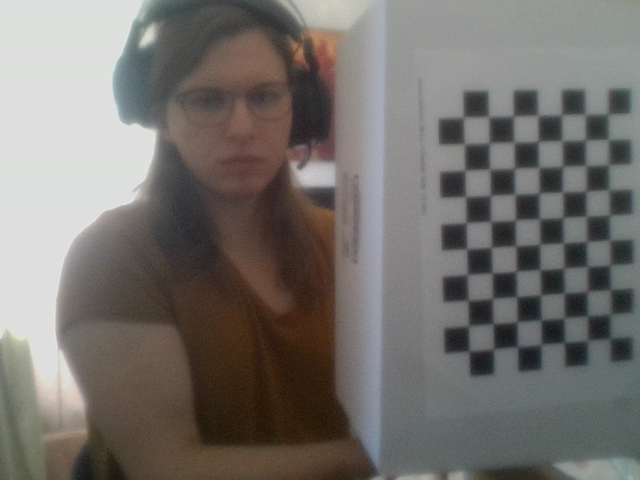
#> input picture oskars_wacky_testbed/web_cam_tests/images/image0.png, 640 x 480 px, found by its file name; its folder holds only this picture in this run
$ python camera_calibration.py
#> lines starting #> are read from the running program, lines starting #| are printed output that depends on the picture
import cv2 as cv
import os
import numpy as np

# Checker board size
CHESS_BOARD_DIM = (7, 10)

# The size of Square in the checker board.
SQUARE_SIZE = 15  # millimeters

# termination criteria
criteria = (cv.TERM_CRITERIA_EPS + cv.TERM_CRITERIA_MAX_ITER, 30, 0.001)


calib_data_path = "./calib_data_1"
CHECK_DIR = os.path.isdir(calib_data_path)


if not CHECK_DIR:
    os.makedirs(calib_data_path)
    print(f'"{calib_data_path}" Directory is created')

else:
    print(f'"{calib_data_path}" Directory already Exists.')

# prepare object points, like (0,0,0), (1,0,0), (2,0,0) ....,(6,5,0)
obj_3D = np.zeros((CHESS_BOARD_DIM[0] * CHESS_BOARD_DIM[1], 3), np.float32)

obj_3D[:, :2] = np.mgrid[0 : CHESS_BOARD_DIM[0], 0 : CHESS_BOARD_DIM[1]].T.reshape(
    -1, 2
)
obj_3D *= SQUARE_SIZE
print(obj_3D)

# Arrays to store object points and image points from all the images.
obj_points_3D = []  # 3d point in real world space
img_points_2D = []  # 2d points in image plane.

# The images directory path
image_dir_path = "./images"

files = os.listdir(image_dir_path)
for file in files:
    print(file)
    imagePath = os.path.join(image_dir_path, file)
    # print(imagePath)

    image = cv.imread(imagePath)
#> image is the input picture: shape (480, 640, 3); mean B, G, R 109, 112.9, 116.7
    grayScale = cv.cvtColor(image, cv.COLOR_BGR2GRAY)
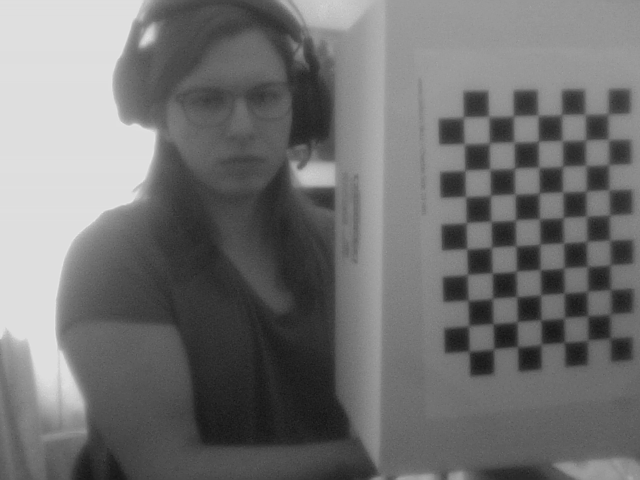
#> grayScale: shape (480, 640); min 18, max 229, mean 113.6
    ret, corners = cv.findChessboardCorners(image, CHESS_BOARD_DIM, None)
#> ret = True; corners = 70 rows, first 8: [610, 338.5], [588, 339.2], [564.5, 340.3], [541, 344.5], [517.6, 346.2], [493.7, 349.1], [469, 351], [610, 314]
    if ret == True:
        obj_points_3D.append(obj_3D)
        corners2 = cv.cornerSubPix(grayScale, corners, (3, 3), (-1, -1), criteria)
#> corners2 = 70 rows, first 8: [610.1, 337.4], [587.7, 339.8], [564.3, 341.6], [541.5, 343.2], [517.5, 346.6], [494, 348.6], [469, 351.3], [610, 314]
        img_points_2D.append(corners2)

        img = cv.drawChessboardCorners(image, CHESS_BOARD_DIM, corners2, ret)
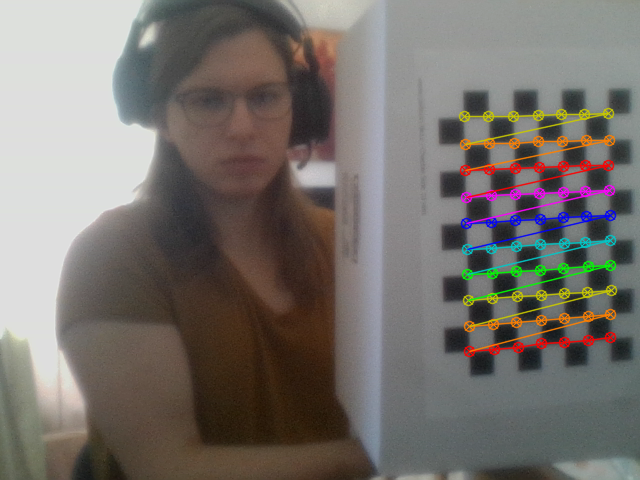
#> img: shape (480, 640, 3); mean B, G, R 108.6, 113.5, 118.6

cv.destroyAllWindows()
# h, w = image.shape[:2]
ret, mtx, dist, rvecs, tvecs = cv.calibrateCamera(
    obj_points_3D, img_points_2D, grayScale.shape[::-1], None, None
)
#> ret = 0.582; mtx = [[629.1, 0, 272.6], [0, 615.8, 330.8], [0, 0, 1]]; dist = [[-0.0604, 0.0809, -0.0281, 0.0202, -0.265]]; rvecs = ([-0.25, -0.0604, 3.07],); tvecs = ([202.8, 7.35, 383.6],)
print("calibrated")

print("duming the data into one files using numpy ")
np.savez(
    f"{calib_data_path}/MultiMatrix",
    camMatrix=mtx,
    distCoef=dist,
    rVector=rvecs,
    tVector=tvecs,
)

print("-------------------------------------------")

print("loading data stored using numpy savez function\n \n \n")

data = np.load(f"{calib_data_path}/MultiMatrix.npz")

camMatrix = data["camMatrix"]
distCof = data["distCoef"]
rVector = data["rVector"]
tVector = data["tVector"]

print("loaded calibration data successfully")

$ run again, on oskars_wacky_testbed/web_cam_tests/images/image12.png
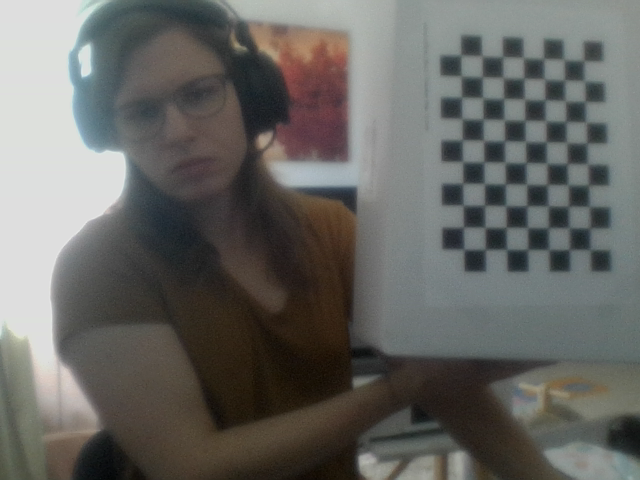
#> input picture oskars_wacky_testbed/web_cam_tests/images/image12.png, 640 x 480 px, found by its file name
#> image is the input picture: shape (480, 640, 3); mean B, G, R 99.2, 102.7, 102.9
#> `grayScale = cv.cvtColor(image, cv.COLOR_BGR2GRAY)`:
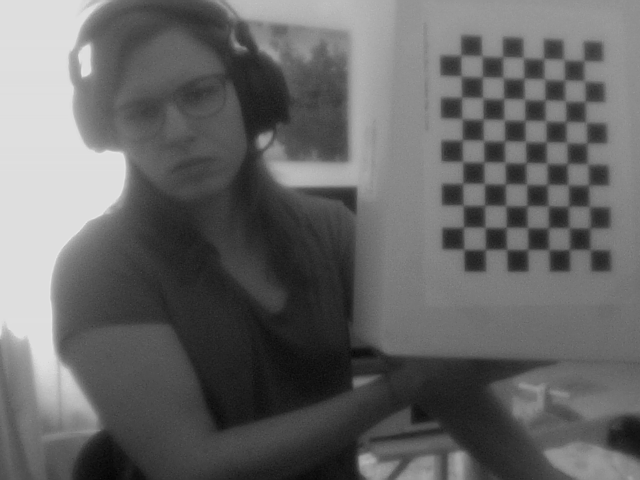
#> grayScale: shape (480, 640); min 3, max 229, mean 102.4
#> `ret, corners = cv.findChessboardCorners(image, CHESS_BOARD_DIM, None)`: ret = True; corners = 70 rows, first 8: [591, 249], [570.5, 250.5], [549.2, 250.8], [528.5, 248.7], [507.4, 249.8], [485.9, 249.4], [463.5, 249.5], [590, 228]
#> corners2 = 70 rows, first 8: [589.7, 249.8], [568.6, 249.6], [548.3, 249.7], [527.7, 248.9], [506.9, 249.6], [485.6, 249.5], [464.4, 249.6], [589, 228.1]
#> `img = cv.drawChessboardCorners(image, CHESS_BOARD_DIM, corners2, ret)`:
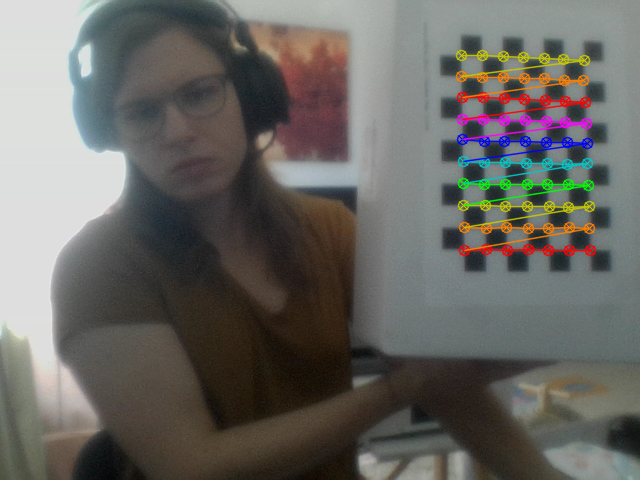
#> img: shape (480, 640, 3); mean B, G, R 98.6, 103.1, 104.6
#> `ret, mtx, dist, rvecs, tvecs = cv.calibrateCamera( obj_points_3D, img_..`: ret = 0.443; mtx = [[303.1, 0, 337.3], [0, 298.7, 197.3], [0, 0, 1]]; dist = [[0.0284, -0.0363, 0.00972, -0.00851, 0.014]]; rvecs = ([0.0804, -0.0216, -3.14],); tvecs = ([175.2, 34.98, 208],)

$ run again, on oskars_wacky_testbed/web_cam_tests/images/image13.png
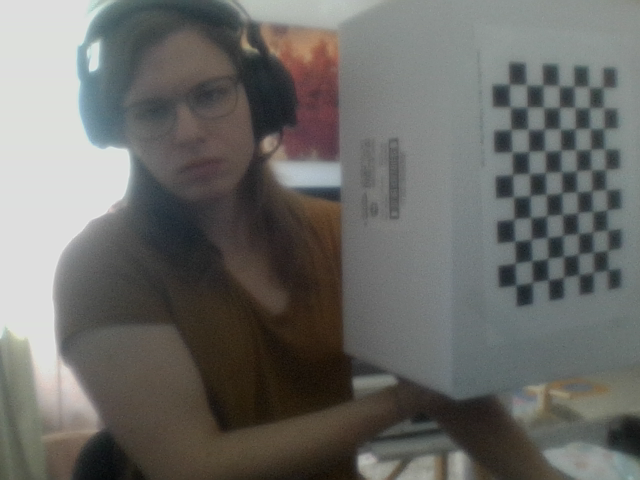
#> input picture oskars_wacky_testbed/web_cam_tests/images/image13.png, 640 x 480 px, found by its file name
#> image is the input picture: shape (480, 640, 3); mean B, G, R 103.1, 106.5, 106.6
#> `grayScale = cv.cvtColor(image, cv.COLOR_BGR2GRAY)`:
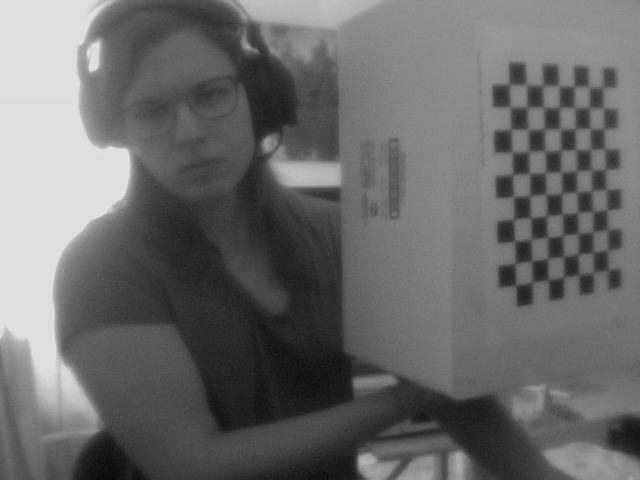
#> grayScale: shape (480, 640); min 6, max 230, mean 106.1
#> `ret, corners = cv.findChessboardCorners(image, CHESS_BOARD_DIM, None)`: ret = True; corners = 70 rows, first 8: [608.4, 269.2], [593.6, 271.1], [578, 276], [562.9, 277], [548.1, 279.6], [532.5, 282.5], [515.5, 284.8], [607.3, 250.4]
#> corners2 = 70 rows, first 8: [608.1, 269.7], [593.7, 271.5], [579.4, 274.6], [563.8, 276.8], [548.4, 279.7], [532.8, 281.3], [515.8, 285.1], [607.2, 250.6]
#> `img = cv.drawChessboardCorners(image, CHESS_BOARD_DIM, corners2, ret)`:
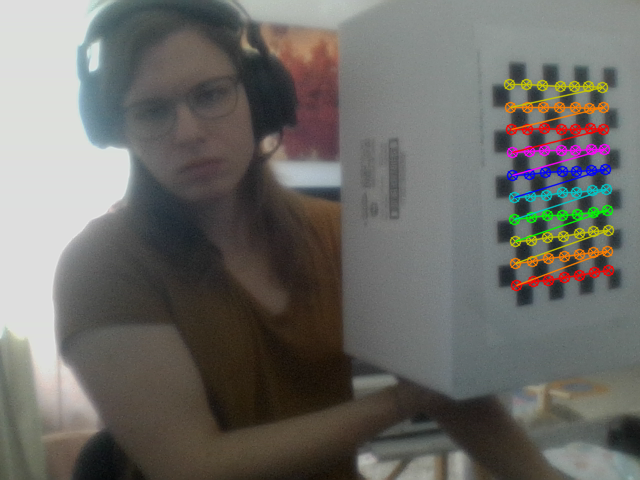
#> img: shape (480, 640, 3); mean B, G, R 102.7, 106.9, 108.2
#> `ret, mtx, dist, rvecs, tvecs = cv.calibrateCamera( obj_points_3D, img_..`: ret = 0.591; mtx = [[985.2, 0, 290.5], [0, 866.4, 219.7], [0, 0, 1]]; dist = [[-1.92, 19.83, -0.0371, 0.0788, -80.21]]; rvecs = ([-1.01, -0.0209, 2.91],); tvecs = ([203, 39.97, 627.7],)

$ run again, on oskars_wacky_testbed/web_cam_tests/images/image14.png
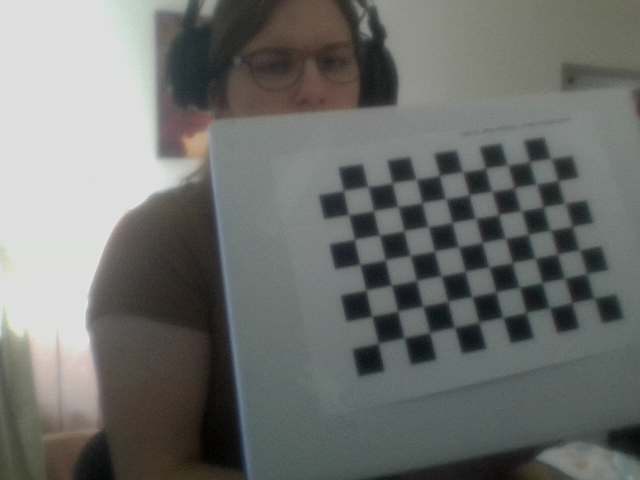
#> input picture oskars_wacky_testbed/web_cam_tests/images/image14.png, 640 x 480 px, found by its file name
#> image is the input picture: shape (480, 640, 3); mean B, G, R 109.8, 112.7, 110.6
#> `ret, corners = cv.findChessboardCorners(image, CHESS_BOARD_DIM, None)`: ret = True; corners = 70 rows, first 8: [377.3, 341.2], [371.8, 315.7], [366, 289.8], [360.7, 263.9], [354.2, 239.3], [348.4, 214.8], [343.4, 190.5], [404.3, 339.9]
#> corners2 = 70 rows, first 8: [377.9, 343.3], [372.1, 316.3], [365.9, 289.9], [360.2, 264.4], [354.3, 239.3], [348.6, 214.5], [343.2, 190.9], [404, 337.6]
#> `img = cv.drawChessboardCorners(image, CHESS_BOARD_DIM, corners2, ret)`:
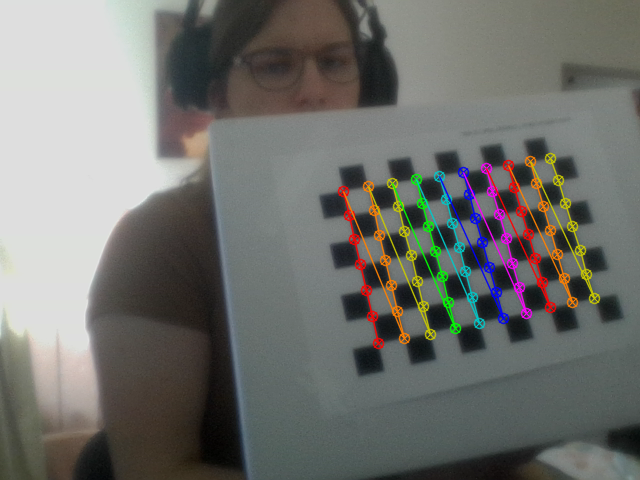
#> img: shape (480, 640, 3); mean B, G, R 109.5, 113.5, 112.8
#> `ret, mtx, dist, rvecs, tvecs = cv.calibrateCamera( obj_points_3D, img_..`: ret = 0.413; mtx = [[515.6, 0, 294.7], [0, 503.9, 226.4], [0, 0, 1]]; dist = [[0.18, -0.791, 0.00649, -0.00994, 1]]; rvecs = ([-0.0599, -0.264, -1.75],); tvecs = ([45.81, 65.29, 284.3],)

$ run again, on oskars_wacky_testbed/web_cam_tests/images/image1.png
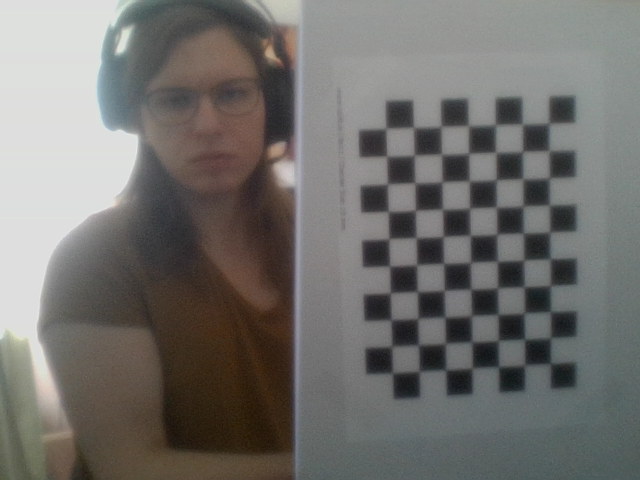
#> input picture oskars_wacky_testbed/web_cam_tests/images/image1.png, 640 x 480 px, found by its file name
#> image is the input picture: shape (480, 640, 3); mean B, G, R 109, 112.2, 113.8
#> `grayScale = cv.cvtColor(image, cv.COLOR_BGR2GRAY)`:
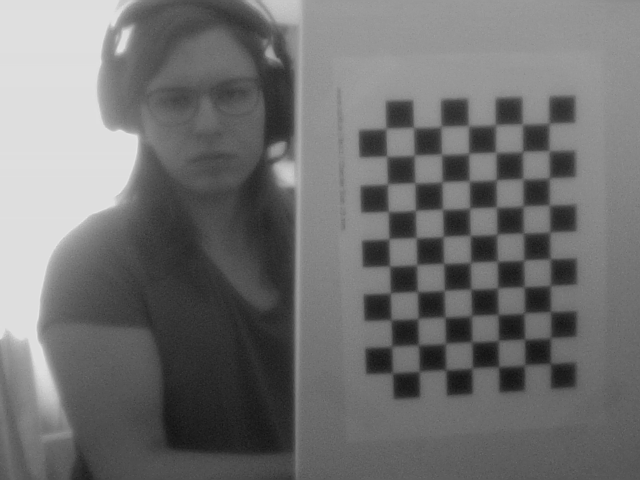
#> grayScale: shape (480, 640); min 16, max 231, mean 112.3
#> `ret, corners = cv.findChessboardCorners(image, CHESS_BOARD_DIM, None)`: ret = True; corners = 70 rows, first 8: [550, 363.5], [524.5, 365], [499, 366.5], [472.5, 368], [446.4, 370.1], [419.7, 372.8], [392.5, 372.9], [549.7, 337.3]
#> corners2 = 70 rows, first 8: [550.4, 363.3], [524.9, 364.5], [498.7, 366.9], [472.2, 367.6], [445.9, 370.6], [419.3, 371.7], [392, 373], [550.5, 337.5]
#> `img = cv.drawChessboardCorners(image, CHESS_BOARD_DIM, corners2, ret)`:
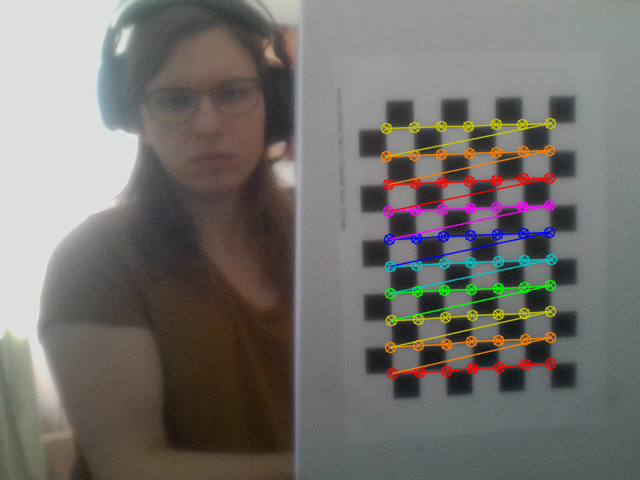
#> img: shape (480, 640, 3); mean B, G, R 108.5, 112.8, 115.7
#> `ret, mtx, dist, rvecs, tvecs = cv.calibrateCamera( obj_points_3D, img_..`: ret = 0.457; mtx = [[496.8, 0, 336.8], [0, 493.8, 206.8], [0, 0, 1]]; dist = [[-0.0507, 0.338, -0.00965, 0.00161, -0.693]]; rvecs = ([-0.112, -0.0566, 3.11],); tvecs = ([120.1, 89.32, 277.2],)
